Frame 1 (no input): blank canvas, image omitted
Frame 60 (no input): blank canvas, image omitted
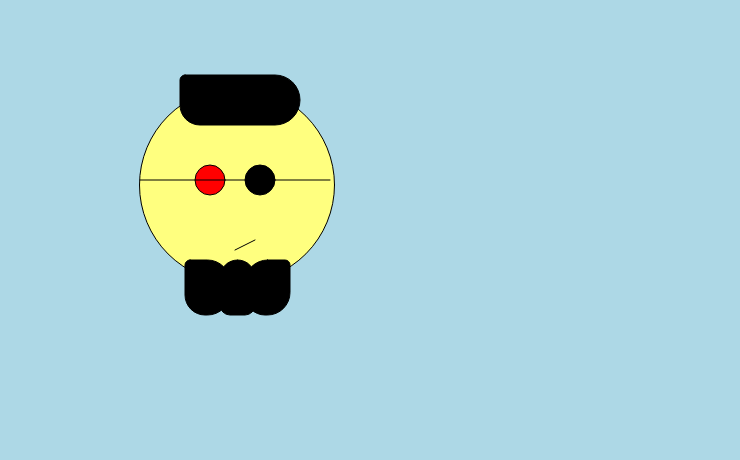
Frame 120 (the mouse pressed at the canvas centre since frame 60)

The p5.js sketch whose frames 1 and 60 were blank and that drew this single picture after the mouse press (run headless with seeded random() and noise() and a simulated clock; from frame 60 on, the mouse is pressed at the canvas centre):

// p5.js sketch
// ── sketch.js

var x=500;
var y=200;

var lefteyeX= 400;
var righteyeX= 340;
var righteyeY= 340;
var lefteyeY= 400

function setup() {
	createCanvas(740, 460);
}
function draw() {
	background(' lightblue');
    x=mouseX;
    y=mouseY;
    //face
    fill(540, 283, 127);
	ellipse(x-133, y-45, 195, 195);
    //eyes
    fill('red');   
	circle(x-160, y-50, 30);
	fill(0);
	circle(x-110, y-50, 30);

	rect(x-125, y+30, 45, 55, 25, 5, 25, 20);
	rect(x-185, y+30, 45, 55, 5, 25, 25, 20);
	rect(x-190, y-155, 120, 50, 5, 55, 30, 20);

	rect(x-150, y+30, 35, 55, 75, 105, 10, 10);
    
	line(x-135, y+20, x-115, y+10);
	line(x-230, y-50, x-40, y-50);

}
